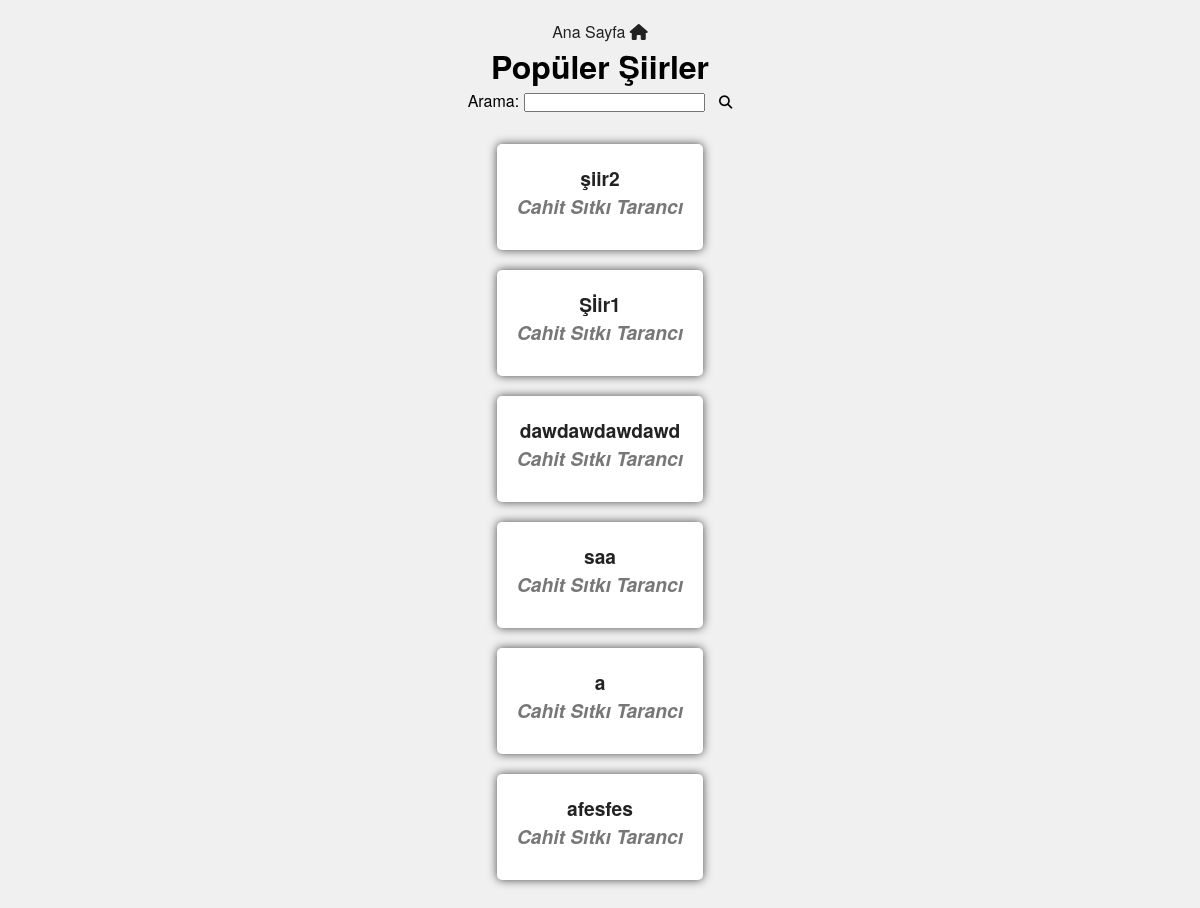
Before: /popularity/ with the older database file.
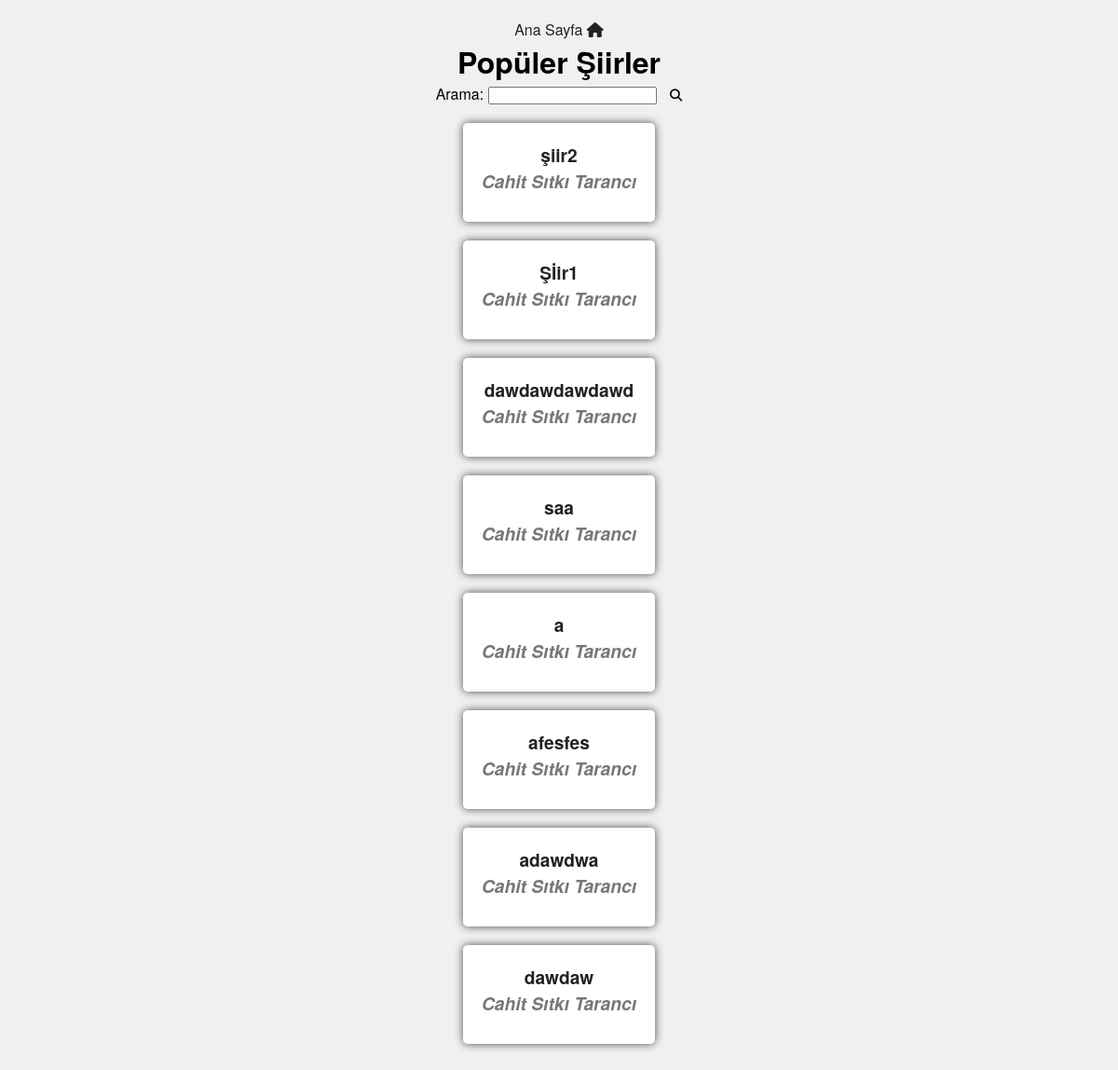
After: the same page with the newer database file.
### poetsShown/models.py (models this page shows, shortened)
class poets_shown(models.Model):
    poetAuthor = models.ForeignKey(poet_author,on_delete=models.CASCADE)
    poetName = models.CharField(max_length=60)
    poetContext = models.TextField(max_length=4000)
    popularity = models.PositiveIntegerField(default=0)

class poet_author(models.Model):
    author = models.CharField(max_length=60)
    def __str__(self):
        return self.author

### poetsShown/views.py (the view, shortened to what this page needs)
# urls.py: path("popularity/",views.popularity,name="popularity")
def popularity(request):
    if request.method == 'GET':
        form = PopularitySearchForm()
        poets = poets_shown.objects.all()
        poets_ordered_popularity = poets.order_by('-popularity')
        return render(request, 'poetsShown/popularity.html',{
            'ordered_poets':poets_ordered_popularity,
            'form':form
        })

### poetsShown/forms.py
class PopularitySearchForm(forms.Form):
    popularityQuery = forms.CharField(label='Arama', max_length=40,
    widget=forms.TextInput(attrs={'autocomplete':'off'}))

### poetsShown/templates/poetsShown/popularity.html (shortened to what this page needs)
{% extends "poetsShown/base.html" %}
{% load static %}
{% block title %}
    <link rel="stylesheet" href="{% static 'poetsShown/css/popularity.css' %}">
{% endblock title %}
{% block body %}
    <a href="{% url 'index' %}" >Ana Sayfa <i class="fa-solid fa-house"></i></a>
    <h1>Popüler Şiirler</h1>
    <div class="form-container">
        <form method="post">
            {{ form }}
            <button type="submit" class="submitBtn"><i class="fa-solid fa-magnifying-glass"></i></button>
        </form>
    </div>
    <div class="container">
        <ul>
            {% for poet in ordered_poets %}
            <li>
                <div class="poetShow">
                    <a href="{% url 'poet_show' name=poet.poetName %}" class="poetLink">
                        <div class="poet">{{ poet.poetName }}<div>
                            <div class="poetName">{{poet.poetAuthor}}</div>
                        </div>
                    </a>
                </div>
            </li>
            {% endfor %}
        </ul>
{% endblock body %}

Changed rows visible on the page:
added poets_shown: poetName "adawdwa", poetAuthor "Cahit Sıtkı Tarancı"
added poets_shown: poetName "dawdaw", poetAuthor "Cahit Sıtkı Tarancı"
